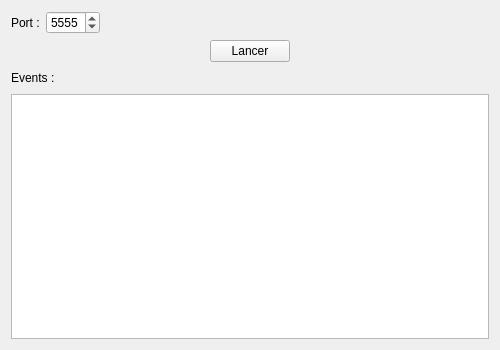
<?xml version="1.0" encoding="UTF-8"?>
<ui version="4.0">
 <class>Serveur</class>
 <widget class="QWidget" name="Serveur">
  <property name="geometry">
   <rect>
    <x>0</x>
    <y>0</y>
    <width>500</width>
    <height>350</height>
   </rect>
  </property>
  <property name="minimumSize">
   <size>
    <width>500</width>
    <height>350</height>
   </size>
  </property>
  <property name="maximumSize">
   <size>
    <width>500</width>
    <height>350</height>
   </size>
  </property>
  <property name="windowTitle">
   <string>Serveur</string>
  </property>
  <layout class="QVBoxLayout" name="verticalLayout">
   <item>
    <layout class="QHBoxLayout" name="horizontalLayout_2">
     <item>
      <widget class="QLabel" name="labelPort">
       <property name="text">
        <string>Port :</string>
       </property>
      </widget>
     </item>
     <item>
      <widget class="QSpinBox" name="spinBoxPort">
       <property name="minimum">
        <number>2000</number>
       </property>
       <property name="maximum">
        <number>9999</number>
       </property>
       <property name="value">
        <number>5555</number>
       </property>
      </widget>
     </item>
     <item>
      <spacer name="horizontalSpacer_2">
       <property name="orientation">
        <enum>Qt::Horizontal</enum>
       </property>
       <property name="sizeHint" stdset="0">
        <size>
         <width>278</width>
         <height>20</height>
        </size>
       </property>
      </spacer>
     </item>
    </layout>
   </item>
   <item>
    <layout class="QHBoxLayout" name="horizontalLayout_3">
     <item>
      <spacer name="horizontalSpacer_3">
       <property name="orientation">
        <enum>Qt::Horizontal</enum>
       </property>
       <property name="sizeHint" stdset="0">
        <size>
         <width>158</width>
         <height>20</height>
        </size>
       </property>
      </spacer>
     </item>
     <item>
      <widget class="QPushButton" name="pushButtonLancerServeur">
       <property name="text">
        <string>Lancer</string>
       </property>
      </widget>
     </item>
     <item>
      <spacer name="horizontalSpacer_4">
       <property name="orientation">
        <enum>Qt::Horizontal</enum>
       </property>
       <property name="sizeHint" stdset="0">
        <size>
         <width>158</width>
         <height>20</height>
        </size>
       </property>
      </spacer>
     </item>
    </layout>
   </item>
   <item>
    <layout class="QHBoxLayout" name="horizontalLayout">
     <item>
      <widget class="QLabel" name="labelEvents">
       <property name="text">
        <string>Events :</string>
       </property>
      </widget>
     </item>
     <item>
      <spacer name="horizontalSpacer">
       <property name="orientation">
        <enum>Qt::Horizontal</enum>
       </property>
       <property name="sizeHint" stdset="0">
        <size>
         <width>378</width>
         <height>20</height>
        </size>
       </property>
      </spacer>
     </item>
    </layout>
   </item>
   <item>
    <widget class="QTextEdit" name="textEditLogEvents"/>
   </item>
  </layout>
 </widget>
 <resources/>
 <connections/>
</ui>
